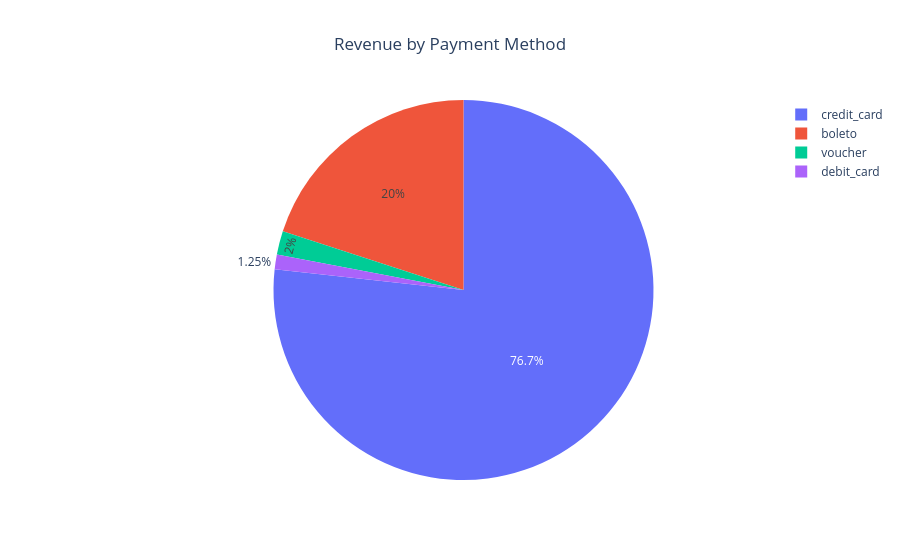

Source (notebook cell):
### Code cell
fig=px.pie(

payment,

values="payment_value",

names="payment_type",

title="Revenue by Payment Method"

)

fig.update_layout(

template="plotly_white",

title_x=0.5

)

fig.show()

### Figure 1 — Plotly figure (JSON) as saved in the notebook; plotly's stock layout.template omitted (floating-point values rounded to 4 significant figures)
{"data": [{"domain": {"x": [0, 1], "y": [0, 1]}, "hovertemplate": "payment_type=%{label}<br>payment_value=%{value}<extra></extra>", "labels": ["boleto", "credit_card", "debit_card", "voucher"], "legendgroup": "", "name": "", "showlegend": true, "type": "pie", "values": [4084000.0, 15670000.0, 254500.0, 409200.0]}], "layout": {"legend": {"tracegroupgap": 0}, "title": {"text": "Revenue by Payment Method", "x": 0.5}}}
